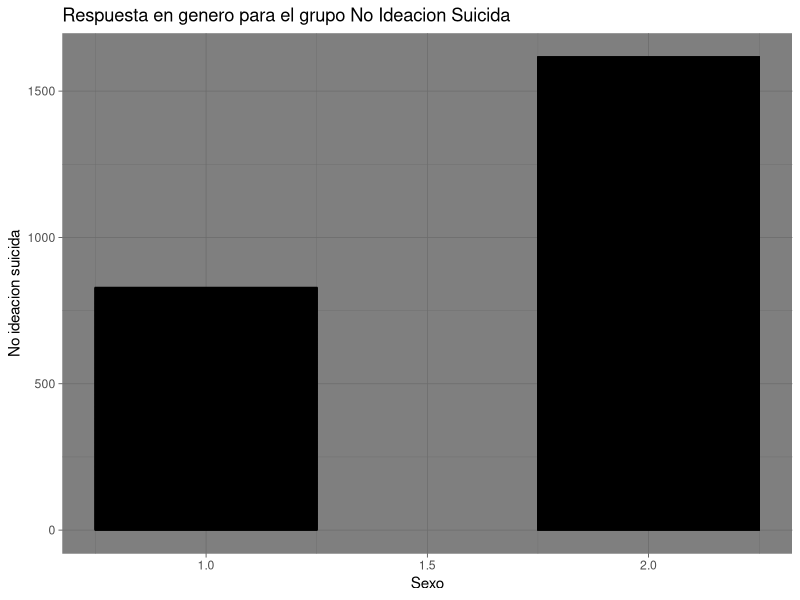
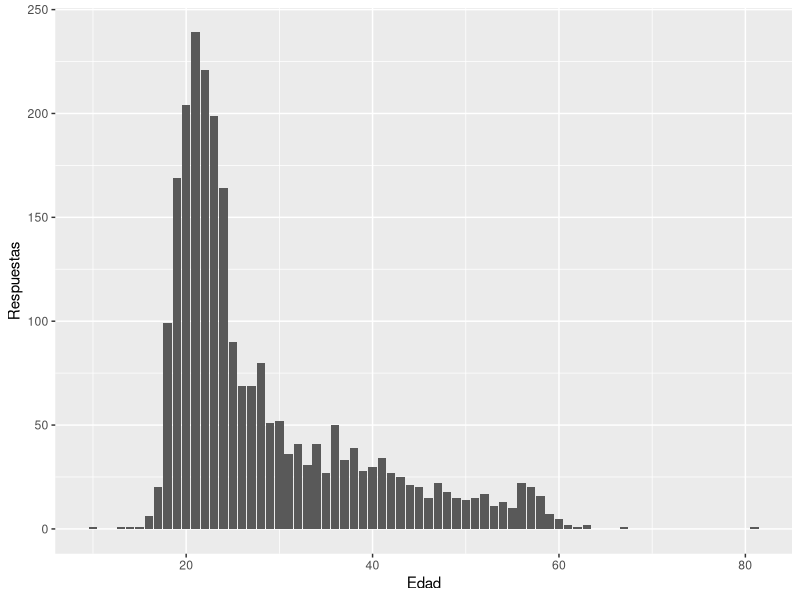
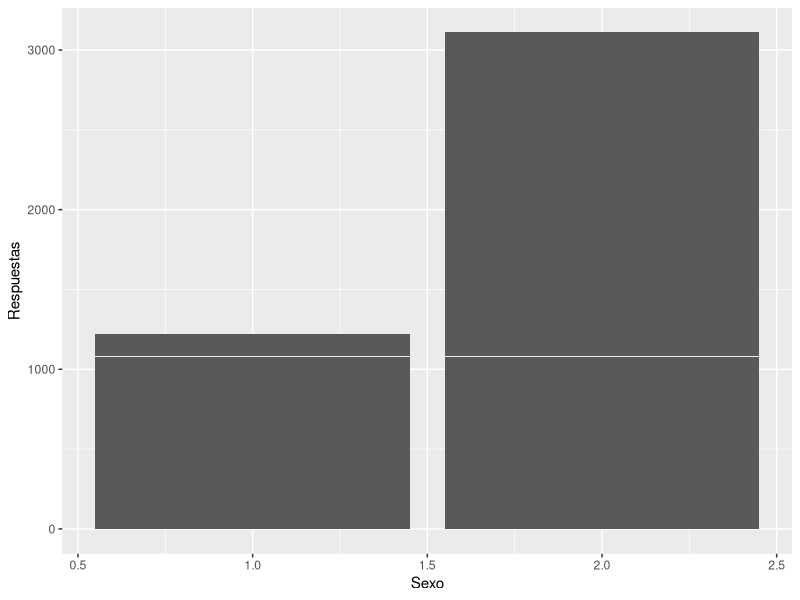
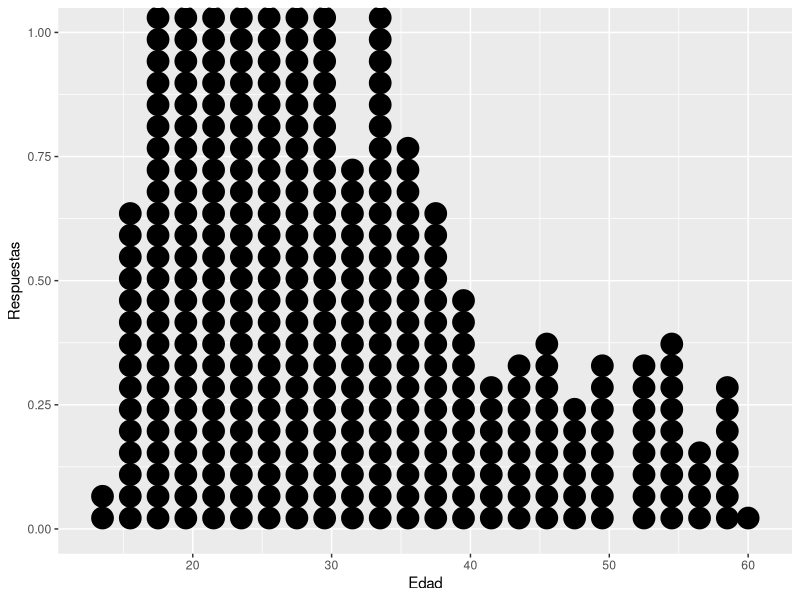

These figures' R source, in order: (Note: this script raises an error after producing the figures.)
## ---- chunk 1
knitr::opts_chunk$set(echo = TRUE)
library(tidyverse)
library(ggplot2)
library(magrittr)
## ---- chunk 2
datos_totales <- read.csv("Base4900_on-line.csv", sep = ";", dec = ".", header = TRUE)

## ---- chunk 3
datos_totales_Tidy <- datos_totales %>% pivot_longer(c(PocoInteres,SensacionDeDepresion, ProblemasDeSuenio, 
                                     SensacionDeCansancio, PocoApetito, SensacionDeFracaso, 
                                     ProblemasDeConcentracion, AccionarLento, PensamientosSuicidas),
                                   names_to = "Preguntas", values_to = "Respuestas") %>% drop_na()
## ---- chunk 4
pensamiento_suicida <- datos_totales_Tidy %>% filter(Preguntas == "PensamientosSuicidas") %>%
  arrange(Respuestas)

pensamiento_suicida
## ---- chunk 5
pensamiento_suicida_1 <- pensamiento_suicida %>% filter(Respuestas == "1")
## ---- chunk 6
pensamiento_suicida_5 <- pensamiento_suicida %>% filter(Respuestas == "5")
## ---- chunk 7
pensamiento_suicida_extremos <- pensamiento_suicida %>% filter(Respuestas == "5" | Respuestas == "1") %>% arrange(Respuestas)
## ---- chunk 8
pensamiento_suicida_1 %>% ggplot(aes(x = Sexo, y = Respuestas)) + 
  geom_col(colour = "black",
           fill = "#1380A1",
           width = 0.5) +
  labs(x = "Sexo",
       y = "No ideacion suicida",
       title = "Respuesta en genero para el grupo No Ideacion Suicida") + theme_dark()
## ---- chunk 9
pensamiento_suicida_1 %>% ggplot(aes(x = Edad, y = Respuestas)) + geom_col()
## ---- chunk 10
pensamiento_suicida_5 %>% ggplot(aes(x = Sexo, y = Respuestas)) + geom_col()
## ---- chunk 11
pensamiento_suicida_5 %>% ggplot(aes(x = Edad, y = Respuestas)) + geom_dotplot()
## ---- chunk 12
pensamiento_suicida %>% ggplot(aes(x = Sexo, y = Edad)) + geom_dotplot()
## ---- chunk 13
sumarise_Base <- Base %>% 
    group_by(Sexo, Edad)
  

summarise(sumarise_Base, phqmean = mean(p1,  na.rm = TRUE))
## ---- chunk 14

Base2 <- Base %>% 
mutate(Sexo = as.factor(Sexo)) 



Base2  %>% 
summary()
  

summaryBase <-Base2  %>% 
summary()




# install.packages("skimr")

library(skimr)
Base2 %>% 
skim() 




# install.packages("GGally")   install.packages("ggpubr")
# library(GGally)            library(ggpubr)



library(GGally)
library(ggpubr)

Base2 %>% 
  drop_na %>% 
  select(all_of(c("p1", "p2", "p3", "p4", "p5",
                  "p6","p7","p8","p9"))) %>%
  ggpairs(lower = NULL) +
  theme_pubclean() +
  theme(axis.text.x = element_text(angle = 90, 
                                   vjust = 0.5, 
                                   hjust=1))

